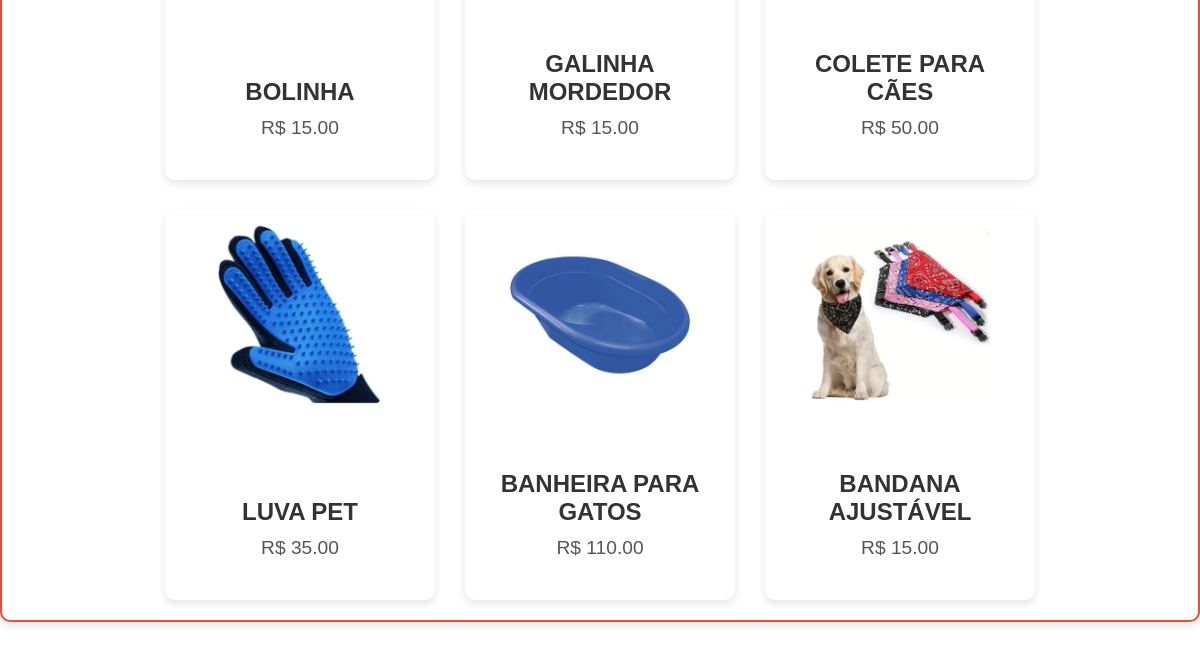
Page /projeto/produtos/ (lower part) on the earlier database version.
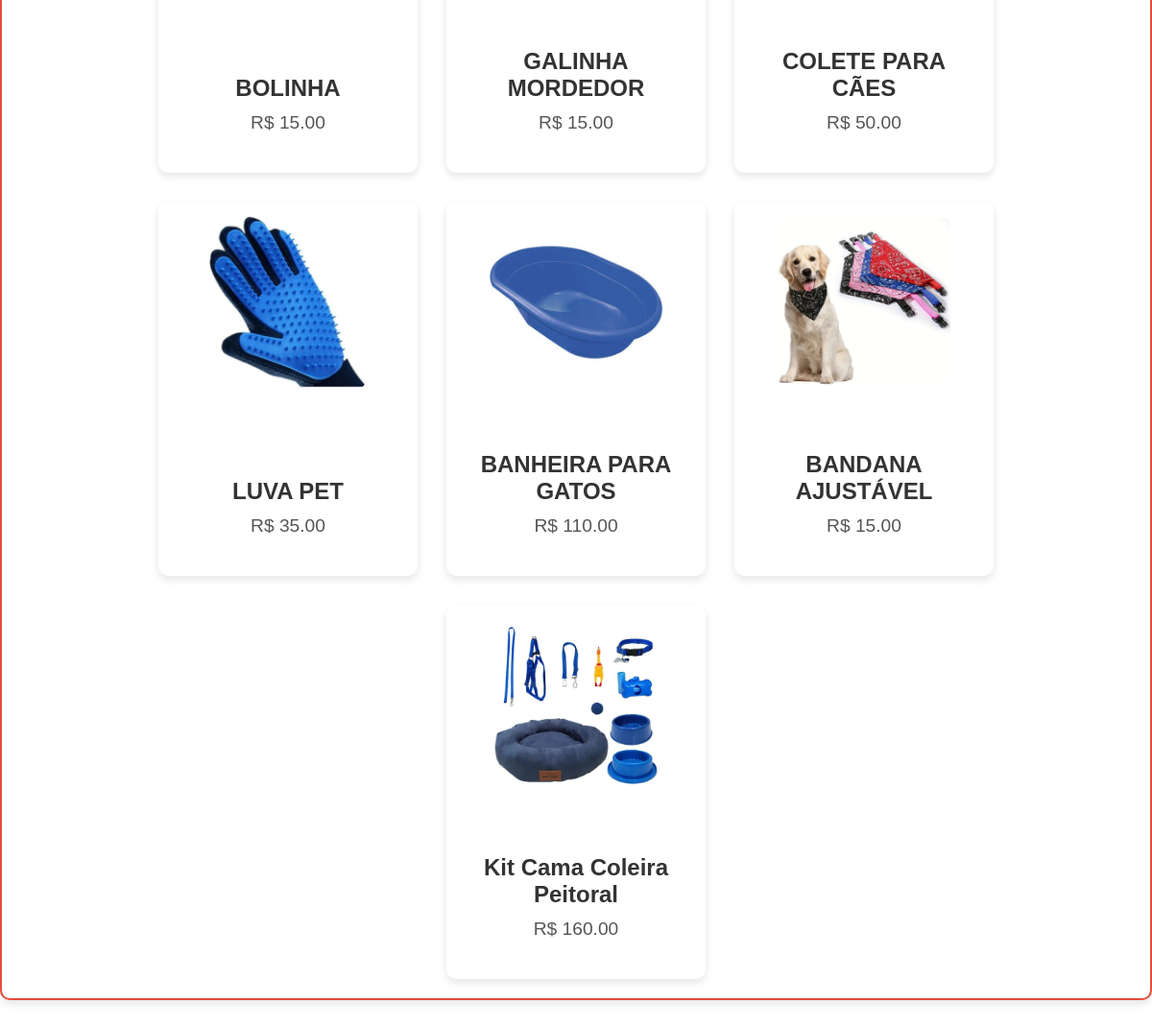
Same page on the later database version.
### site_django/models.py (models this page shows, shortened)
class Produto(models.Model):
    nome = models.CharField(max_length=100)
    preco = models.DecimalField(max_digits=10, decimal_places=2)
    descricao = models.TextField()
    imagem = models.ImageField(upload_to='produtos/', blank=True, null=True)
    data_criacao = models.DateTimeField(auto_now_add=True)  # Campo de data de criação

### site_django/views.py (the view)
# urls.py: path('projeto/produtos/', views.produto, name='produto'),
def produto(request):
    produtos = Produto.objects.all()
    return render(request, 'site_django/product.html', {'produtos': produtos})

### site_django/templates/site_django/product.html (shortened to what this page needs)
<!DOCTYPE html>
<html lang="en">
<head>
    {% load static %}
    <link rel="stylesheet" href="{% static 'projeto/css/style.css' %}">
</head>
<body>
    <section>
        {% if produtos %}
            <div class="produtos-container">
                {% for produto in produtos %}
                <div class="produto-card"
                    data-nome="{{ produto.nome }}"
                    data-preco="{{ produto.preco }}"
                    data-img="{% if produto.imagem %}{{ produto.imagem.url }}{% else %}{% static 'projeto/imagens/placeholder.png' %}{% endif %}"
                    data-desc="{{ produto.descricao }}">
                    <div class="produto-img">
                        {% if produto.imagem %}
                            <img src="{{ produto.imagem.url }}" alt="{{ produto.nome }}">
                        {% else %}
                            <img src="{% static 'projeto/imagens/placeholder.png' %}" alt="Imagem não disponível">
                        {% endif %}
                    </div>
                    <h4>{{ produto.nome }}</h4>
                    <p>R$ {{ produto.preco|floatformat:2 }}</p>
                </div>
                {% endfor %}
            </div>
        {% else %}
            <p>Nenhum produto cadastrado no momento.</p>
        {% endif %}
    </section>
</body>
</html>

Differences in the rows shown:
added Produto: imagem (picture), nome "Kit Cama Coleira Peitoral", preco "160.00"
